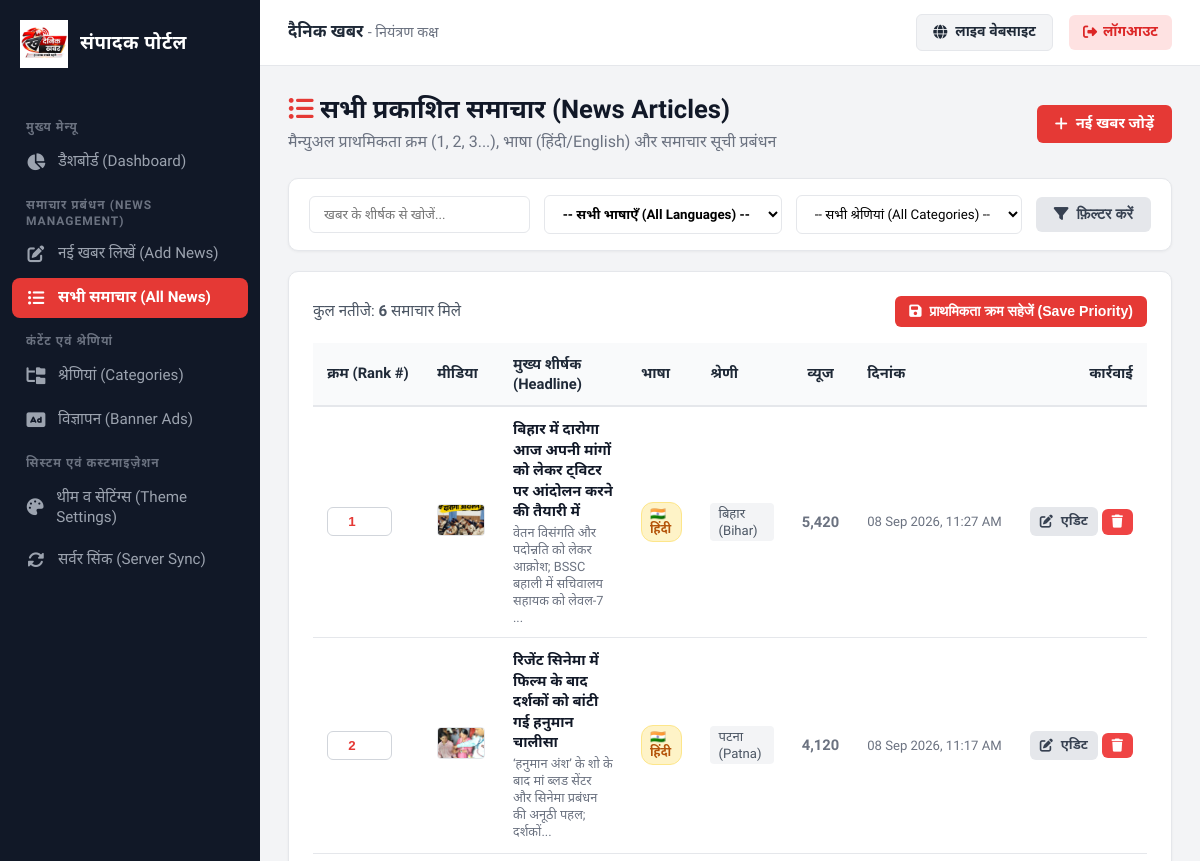
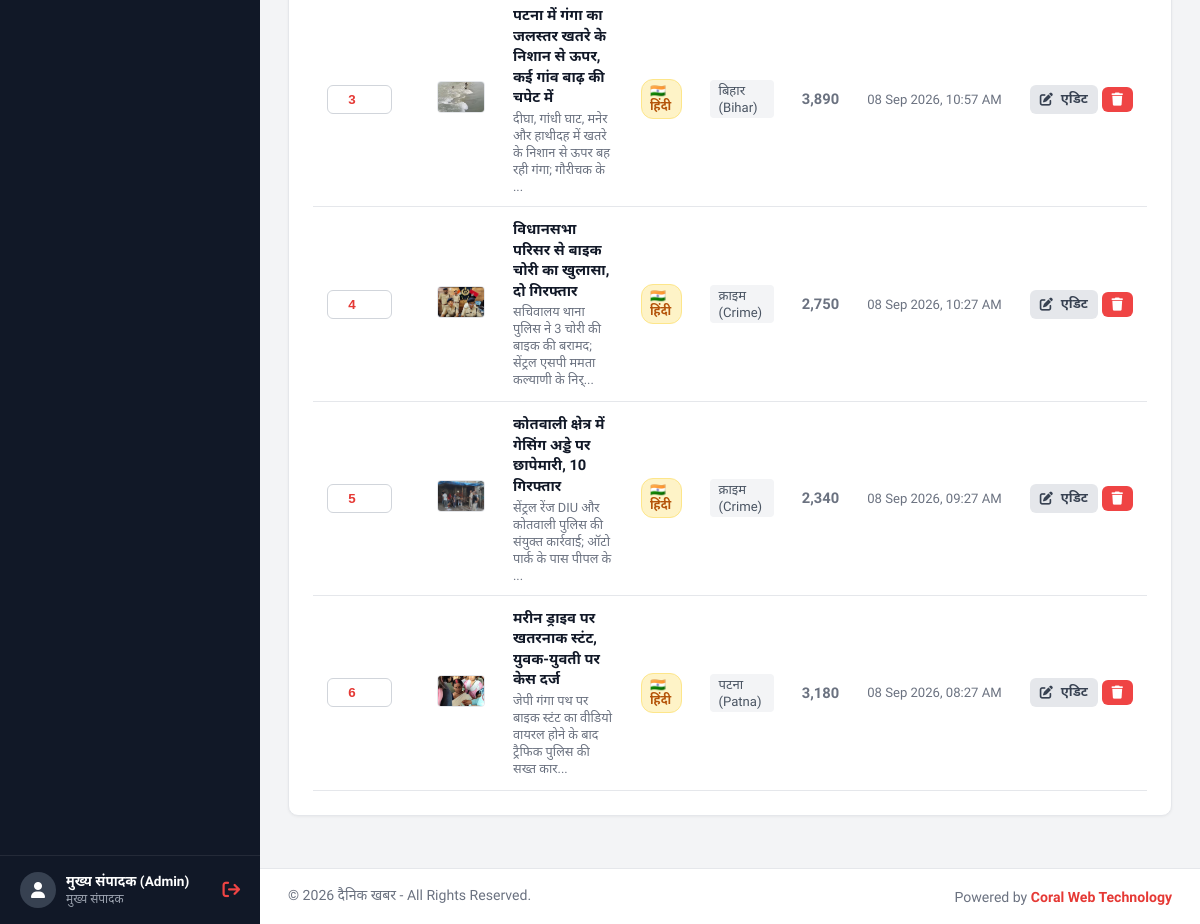
Page /admin/news/index.php (signed in) on the committed database (2 pictures, top to bottom).
### tables this page shows
CREATE TABLE `settings` (
  `id` INT AUTO_INCREMENT PRIMARY KEY,
  `site_title` VARCHAR(150) NOT NULL DEFAULT 'दैनिक खबर',
  `tagline` VARCHAR(255) NOT NULL DEFAULT 'सच्ची और निष्पक्ष पत्रकारिता का सशक्त डिजिटल मंच',
  `theme_color` VARCHAR(20) NOT NULL DEFAULT '#e53935',
  `logo_url` VARCHAR(255) DEFAULT 'assets/images/logo.svg',
  `epaper_link` VARCHAR(255) DEFAULT 'https://epaper.dainikkhabr.com',
  `created_at` TIMESTAMP DEFAULT CURRENT_TIMESTAMP,
  `updated_at` TIMESTAMP DEFAULT CURRENT_TIMESTAMP ON UPDATE CURRENT_TIMESTAMP
);

CREATE TABLE `news` (
  `id` INT AUTO_INCREMENT PRIMARY KEY,
  `category_id` INT NOT NULL,
  `language` VARCHAR(10) NOT NULL DEFAULT 'hi',
  `headline` VARCHAR(500) NOT NULL,
  `subheadline` VARCHAR(500) DEFAULT NULL,
  `slug` VARCHAR(550) NOT NULL UNIQUE,
  `content` LONGTEXT NOT NULL,
  `media_type` ENUM('image', 'video_upload', 'video_embed') NOT NULL DEFAULT 'image',
  `media_url` VARCHAR(500) NOT NULL,
  `thumbnail_url` VARCHAR(500) DEFAULT NULL,
  `priority_order` INT DEFAULT 0,
  `is_breaking` TINYINT(1) DEFAULT 0,
  `views` INT DEFAULT 0,
  `created_at` TIMESTAMP DEFAULT CURRENT_TIMESTAMP,
  `updated_at` TIMESTAMP DEFAULT CURRENT_TIMESTAMP ON UPDATE CURRENT_TIMESTAMP,
  FOREIGN KEY (`category_id`) REFERENCES `categories` (`id`) ON DELETE CASCADE
);

CREATE TABLE `categories` (
  `id` INT AUTO_INCREMENT PRIMARY KEY,
  `name` VARCHAR(100) NOT NULL,
  `slug` VARCHAR(120) NOT NULL UNIQUE,
  `icon` VARCHAR(50) DEFAULT 'fa-newspaper',
  `display_order` INT DEFAULT 0,
  `status` TINYINT(1) DEFAULT 1,
  `created_at` TIMESTAMP DEFAULT CURRENT_TIMESTAMP
);

### admin/news/index.php (the view, shortened to what the rows shown need)
<?php
require_once __DIR__ . '/../includes/auth.php';
$sql = "SELECT n.*, c.name as category_name
        FROM news n
        LEFT JOIN categories c ON n.category_id = c.id
        WHERE 1=1 ";
$params = [];
$sql .= " ORDER BY n.priority_order ASC, n.created_at DESC";
$news_list = [];
if ($pdo) {
    try {
        $stmt = $pdo->prepare($sql);
        $stmt->execute($params);
        $news_list = $stmt->fetchAll();
    } catch (PDOException $e) {
        error_log($e->getMessage());
    }
}
require_once __DIR__ . '/../includes/header.php';
?>
<div class="page-header">
    <div>
        <h1><i class="fa-solid fa-list-ul" style="color:var(--admin-theme);"></i> सभी प्रकाशित समाचार (News Articles)</h1>
    </div>
</div>
<form method="POST" action="">
    <div class="card">
        <?php if (!empty($news_list)): ?>
            <div style="overflow-x: auto;">
                <table style="width: 100%; border-collapse: collapse; text-align: left; font-size: 0.92rem;">
                    <thead>
                        <tr style="border-bottom: 2px solid var(--admin-border); background: #f9fafb;">
                            <th style="padding: 12px 14px; width: 110px;">क्रम (Rank #)</th>
                            <th style="padding: 12px 14px;">मीडिया</th>
                            <th style="padding: 12px 14px;">मुख्य शीर्षक (Headline)</th>
                            <th style="padding: 12px 14px;">भाषा</th>
                            <th style="padding: 12px 14px;">श्रेणी</th>
                            <th style="padding: 12px 14px; text-align:center;">व्यूज</th>
                            <th style="padding: 12px 14px;">दिनांक</th>
                            <th style="padding: 12px 14px; text-align: right;">कार्रवाई</th>
                        </tr>
                    </thead>
                    <tbody>
                        <?php foreach ($news_list as $news): ?>
                            <tr style="border-bottom: 1px solid var(--admin-border);">
                                <td style="padding: 12px 14px;">
                                    <input type="number" name="priorities[<?php echo $news['id']; ?>]" value="<?php echo (int)$news['priority_order']; ?>" min="1" max="9999" style="width: 65px; padding: 6px 8px; border: 1px solid #d1d5db; border-radius: 6px; text-align: center; font-weight: 700; color: var(--admin-theme);">
                                </td>
                                <td style="padding: 12px 14px; width: 60px;">
                                    <?php if ($news['media_type'] === 'video_embed' || $news['media_type'] === 'video_upload'): ?>
                                        <div style="width: 48px; height: 32px; background: #fee2e2; color: #dc2626; border-radius: 4px; display: flex; align-items: center; justify-content: center; font-size: 1.1rem;">
                                             <i class="fa-solid fa-circle-play"></i>
                                        </div>
                                    <?php else: ?>
                                        <img src="<?php echo get_media_url($news['media_url'], $news['media_type']); ?>" alt="" onerror="this.onerror=null; this.src='<?php echo ASSETS_URL; ?>images/logo.png';" style="width: 48px; height: 32px; object-fit: cover; border-radius: 4px; border: 1px solid #e5e7eb;">
                                    <?php endif; ?>
                                </td>
                                <td style="padding: 12px 14px; max-width: 360px;">
                                    <a href="<?php echo SITE_URL; ?>/article.php?slug=<?php echo urlencode($news['slug']); ?>" target="_blank" style="color: #111827; font-weight: 600; text-decoration: none; line-height: 1.4; display: block;">
                                        <?php echo htmlspecialchars($news['headline']); ?>
                                    </a>
                                    <?php if (!empty($news['subheadline'])): ?>
                                        <div style="font-size: 0.8rem; color: #6b7280; margin-top: 3px;">
                                            <?php echo htmlspecialchars(mb_substr($news['subheadline'], 0, 80)) . (mb_strlen($news['subheadline']) > 80 ? '...' : ''); ?>
                                        </div>
                                    <?php endif; ?>
                                </td>
                                <td style="padding: 12px 14px;">
                                    <?php if (($news['language'] ?? 'hi') === 'en'): ?>
                                        <span style="display:inline-flex; align-items:center; gap:4px; font-size:0.78rem; padding:3px 8px; background:#eff6ff; color:#1d4ed8; border:1px solid #bfdbfe; border-radius:12px; font-weight:700;">
                                            🌐 English
                                        </span>
                                    <?php else: ?>
                                        <span style="display:inline-flex; align-items:center; gap:4px; font-size:0.78rem; padding:3px 8px; background:#fef3c7; color:#b45309; border:1px solid #fde68a; border-radius:12px; font-weight:700;">
                                            🇮🇳 हिंदी
                                        </span>
                                    <?php endif; ?>
                                </td>
                                <td style="padding: 12px 14px; color: #4b5563; font-weight: 500;">
                                    <span style="display:inline-block; padding: 3px 8px; background: #f3f4f6; border-radius: 4px; font-size: 0.82rem;">
                                        <?php echo htmlspecialchars($news['category_name'] ?? 'सामान्य'); ?>
                                    </span>
                                </td>
                                <td style="padding: 12px 14px; text-align: center; color: #6b7280; font-weight: 600;">
                                    <?php echo number_format($news['views']); ?>
                                </td>
                                <td style="padding: 12px 14px; color: #6b7280; font-size: 0.82rem; white-space: nowrap;">
                                    <?php echo date('d M Y, h:i A', strtotime($news['created_at'])); ?>
                                </td>
                                <td style="padding: 12px 14px; text-align: right; white-space: nowrap;">
                                    <a href="<?php echo SITE_URL; ?>/admin/news/edit.php?id=<?php echo $news['id']; ?>" class="btn btn-secondary" style="padding: 6px 10px; font-size: 0.82rem;" title="संपादित करें">
                                        <i class="fa-solid fa-pen-to-square"></i> एडिट
                                    </a>
                                    <a href="<?php echo SITE_URL; ?>/admin/news/delete.php?id=<?php echo $news['id']; ?>" class="btn btn-danger" style="padding: 6px 10px; font-size: 0.82rem;" title="हटाएं" onclick="return confirm('क्या आप वाकई इस समाचार को हटाना चाहते हैं?');">
                                        <i class="fa-solid fa-trash"></i>
                                    </a>
                                </td>
                            </tr>
                        <?php endforeach; ?>
                    </tbody>
                </table>
            </div>
        <?php else: ?>
            <div style="text-align: center; padding: 40px; color: #6b7280;">
                <p>कोई समाचार उपलब्ध नहीं है।</p>
            </div>
        <?php endif; ?>
    </div>
</form>
<?php require_once __DIR__ . '/../includes/footer.php'; ?>

### admin/includes/header.php (shortened to what the rows shown need)
<?php
$site_settings = get_site_settings();
?>
<!DOCTYPE html>
<html lang="hi">
<head>
    <link rel="stylesheet" href="https://cdnjs.cloudflare.com/ajax/libs/font-awesome/6.5.1/css/all.min.css">
    <link href="https://cdn.jsdelivr.net/npm/summernote@0.8.18/dist/summernote-lite.min.css" rel="stylesheet">
</head>
<body>
    <div class="admin-main">
        <header class="admin-topbar">
            <div class="topbar-left">
                <h3 style="font-size:1.05rem; font-weight:700; color:#1f2937;">
                    <?php echo htmlspecialchars($site_settings['site_title'] ?? 'दैनिक खबर'); ?> <span style="font-weight:400; color:#6b7280; font-size:0.9rem;">- नियंत्रण कक्ष</span>
                </h3>
            </div>
        </header>
        <main class="admin-body">

### admin/includes/footer.php (shortened to what the rows shown need)
        </main>
        <footer style="padding: 18px 28px; background: #ffffff; border-top: 1px solid var(--admin-border); font-size: 0.88rem; color: #6b7280; display: flex; justify-content: space-between; align-items: center; flex-wrap: wrap; gap: 10px;">
            <div>
                &copy; <?php echo date('Y'); ?> <?php echo htmlspecialchars($site_settings['site_title'] ?? 'दैनिक खबर'); ?> - All Rights Reserved.
            </div>
            <div>
                Powered by <a href="https://coralwebtechnology.com/" target="_blank" style="color: var(--admin-theme); text-decoration: none; font-weight: 600;">Coral Web Technology</a>
            </div>
        </footer>
    </div>
</body>
</html>

### rows in the picture
settings: site_title "दैनिक खबर"
news: id+priority_order "1", media_url+media_type (picture), headline "बिहार में दारोगा आज अपनी मांगों को लेकर ट्विटर पर आंदोलन करने की तैयारी में", subheadline "वेतन विसंगति और पदोन्नति को लेकर आक्रोश; BSSC बहाली में सचिवालय सहायक को लेवल-7", language "🇮🇳 हिंदी", category.name "बिहार (Bihar)", views "5,420", created_at "08 Sep 2026, 11:27 AM"
news: id+priority_order "2", media_url+media_type (picture), headline "रिजेंट सिनेमा में फिल्म के बाद दर्शकों को बांटी गई हनुमान चालीसा", subheadline "‘हनुमान अंश’ के शो के बाद मां ब्लड सेंटर और सिनेमा प्रबंधन की अनूठी पहल; दर्शकों", language "🇮🇳 हिंदी", category.name "पटना (Patna)", views "4,120", created_at "08 Sep 2026, 11:17 AM"
news: id+priority_order "3", media_url+media_type (picture), headline "पटना में गंगा का जलस्तर खतरे के निशान से ऊपर, कई गांव बाढ़ की चपेट में", subheadline "दीघा, गांधी घाट, मनेर और हाथीदह में खतरे के निशान से ऊपर बह रही गंगा; गौरीचक के", language "🇮🇳 हिंदी", category.name "बिहार (Bihar)", views "3,890", created_at "08 Sep 2026, 10:57 AM"
news: id+priority_order "4", media_url+media_type (picture), headline "विधानसभा परिसर से बाइक चोरी का खुलासा, दो गिरफ्तार", subheadline "सचिवालय थाना पुलिस ने 3 चोरी की बाइक की बरामद; सेंट्रल एसपी ममता कल्याणी के निर्", language "🇮🇳 हिंदी", category.name "क्राइम (Crime)", views "2,750", created_at "08 Sep 2026, 10:27 AM"
news: id+priority_order "5", media_url+media_type (picture), headline "कोतवाली क्षेत्र में गेसिंग अड्डे पर छापेमारी, 10 गिरफ्तार", subheadline "सेंट्रल रेंज DIU और कोतवाली पुलिस की संयुक्त कार्रवाई; ऑटो पार्क के पास पीपल के", language "🇮🇳 हिंदी", category.name "क्राइम (Crime)", views "2,340", created_at "08 Sep 2026, 09:27 AM"
news: id+priority_order "6", media_url+media_type (picture), headline "मरीन ड्राइव पर खतरनाक स्टंट, युवक-युवती पर केस दर्ज", subheadline "जेपी गंगा पथ पर बाइक स्टंट का वीडियो वायरल होने के बाद ट्रैफिक पुलिस की सख्त कार", language "🇮🇳 हिंदी", category.name "पटना (Patna)", views "3,180", created_at "08 Sep 2026, 08:27 AM"

### other values in the picture
$_SESSION['admin_name'] "मुख्य संपादक (Admin)"
count($news_list) "6"
